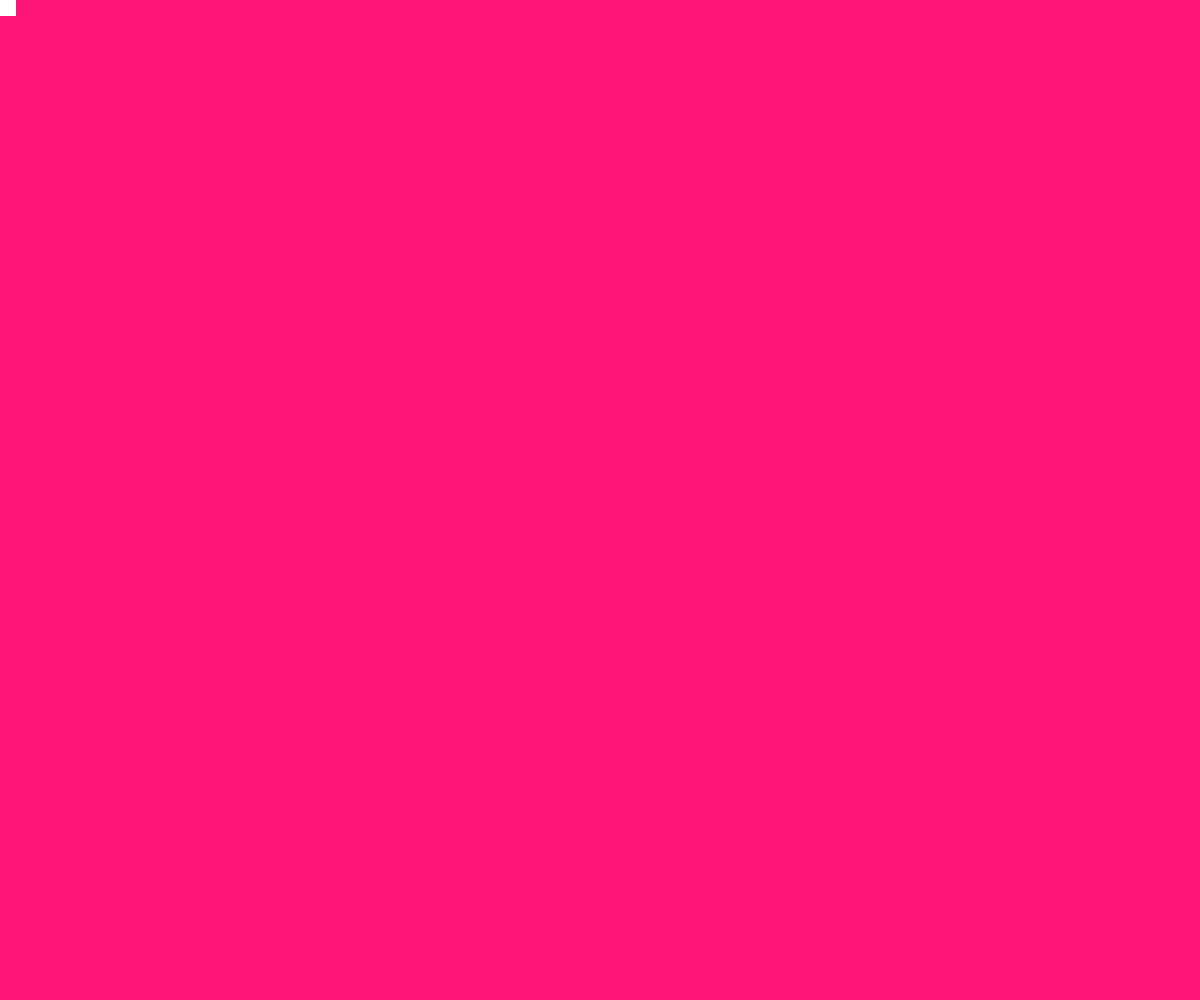
Frame 1 (no input)
Frame 60 (no input): identical to frame 1, image omitted
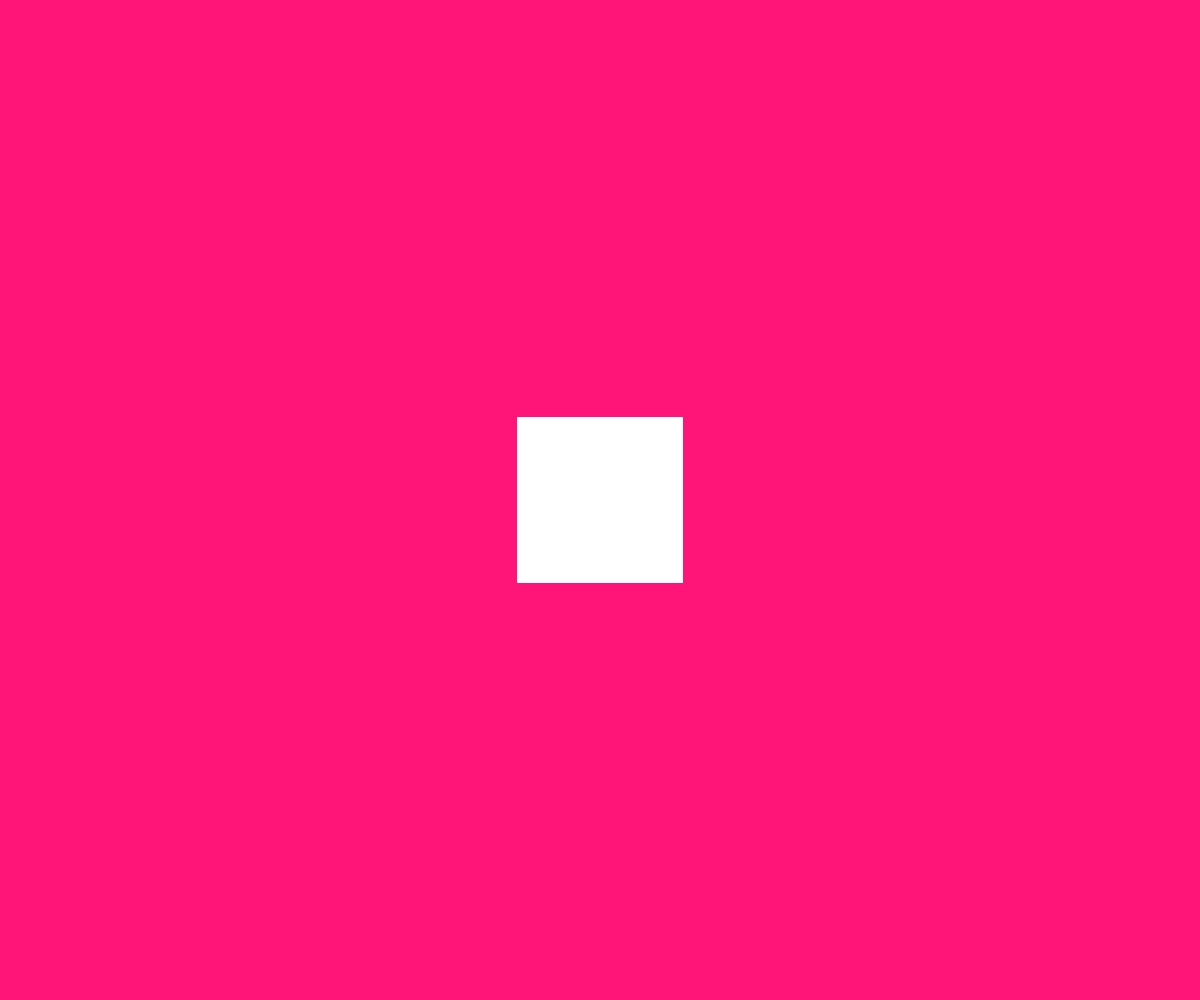
Frame 120 (the mouse pressed at the canvas centre since frame 60)

The p5.js sketch that drew these frames (run headless with seeded random() and noise() and a simulated clock; from frame 60 on, the mouse is pressed at the canvas centre):

// p5.js sketch
// ── sketch.js
let randomColor;

// TODO: use mouseX and mouseY
function setup() {
  createCanvas(windowWidth, windowHeight);
  let x = 100;
  let y = 200;
  // rect(mouseX, mouseY, 100);
  randomColor = color(255, 20, 120);
}

function draw() {

  background(randomColor);

  let mv = map(mouseX,0, width, 32, 300);
  noStroke();
  fill(255);
  rect(mouseX-mv/2, mouseY-mv/2 , mv);

}

function mouseClicked(){
  randomColor = color(random(255), random(255), random(255));
}
